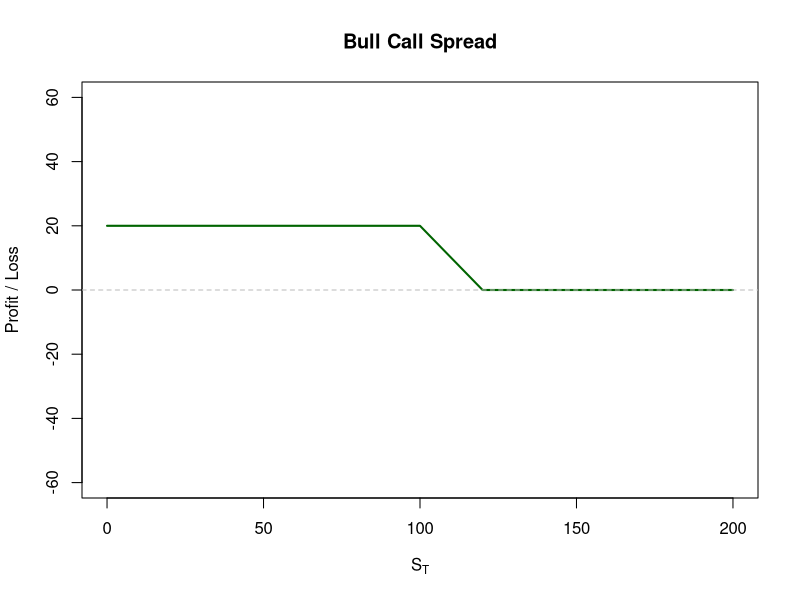
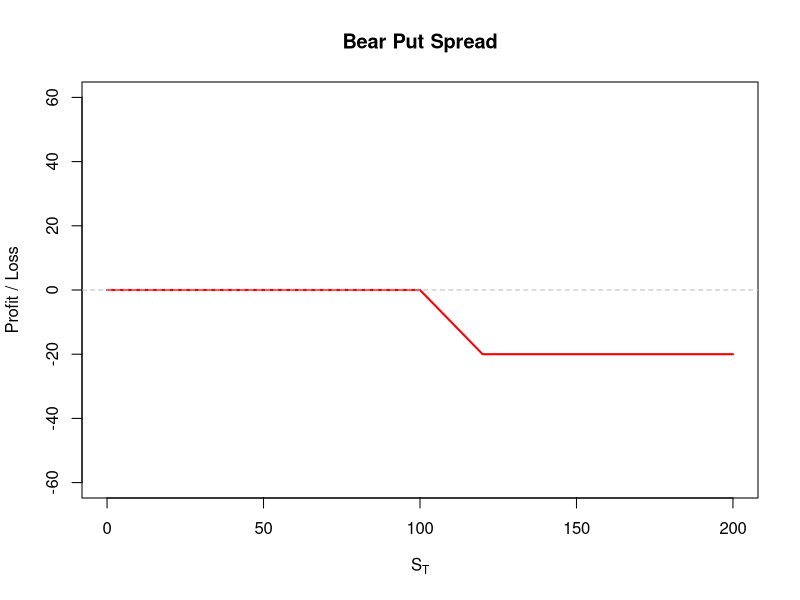
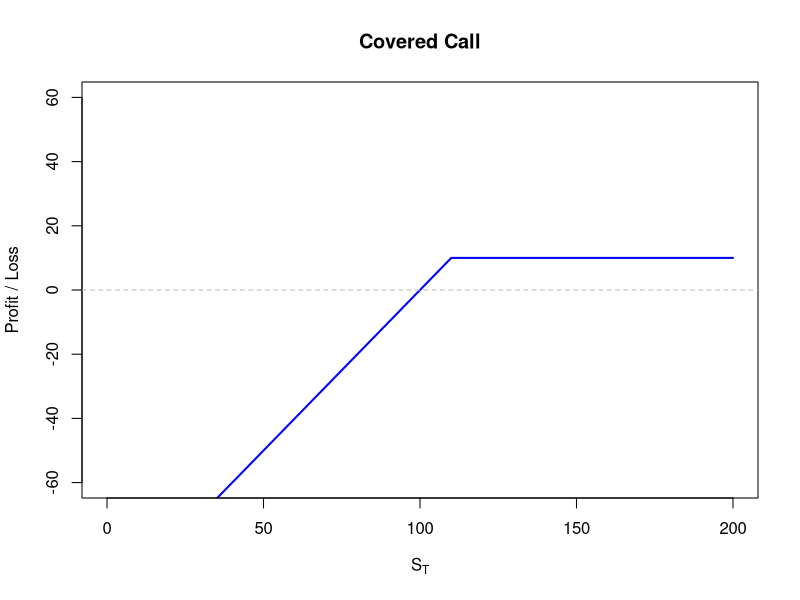
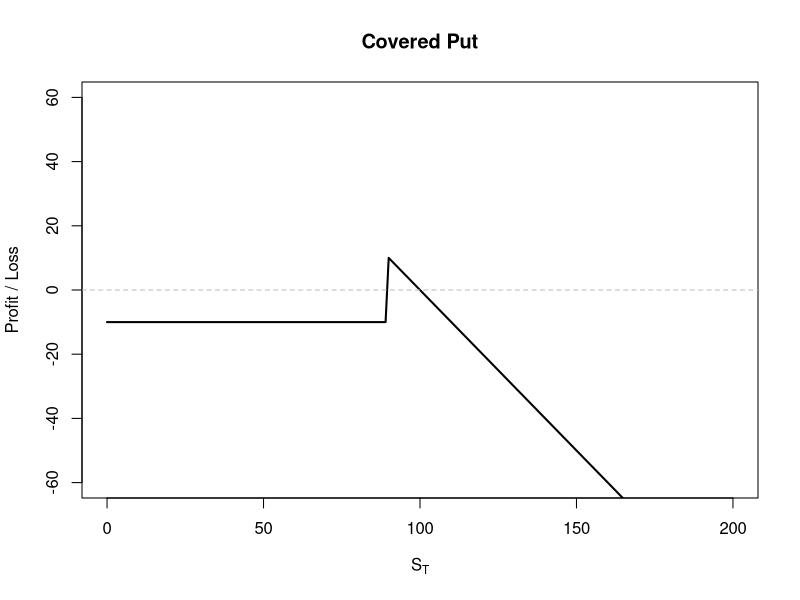
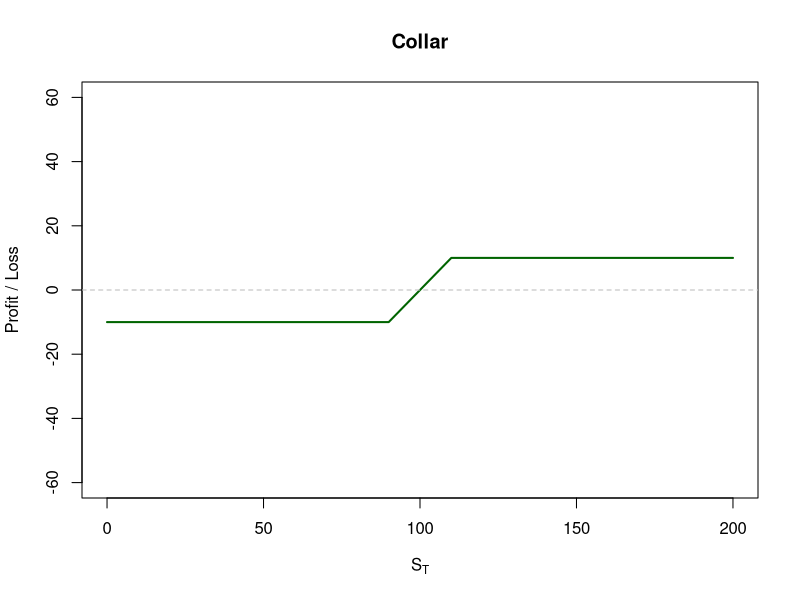
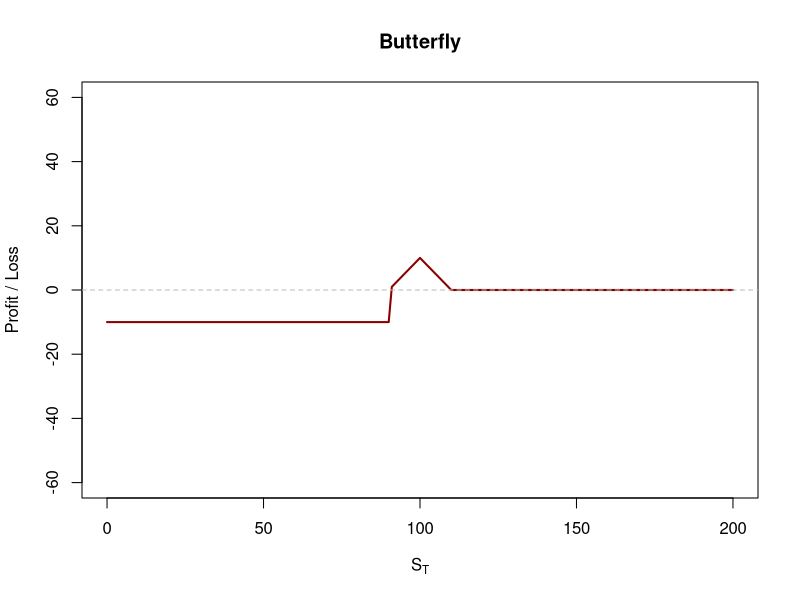
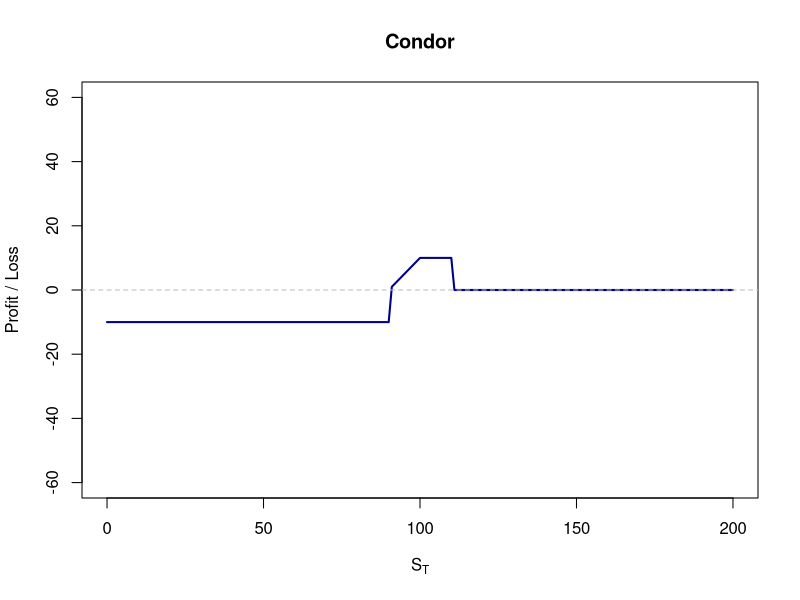
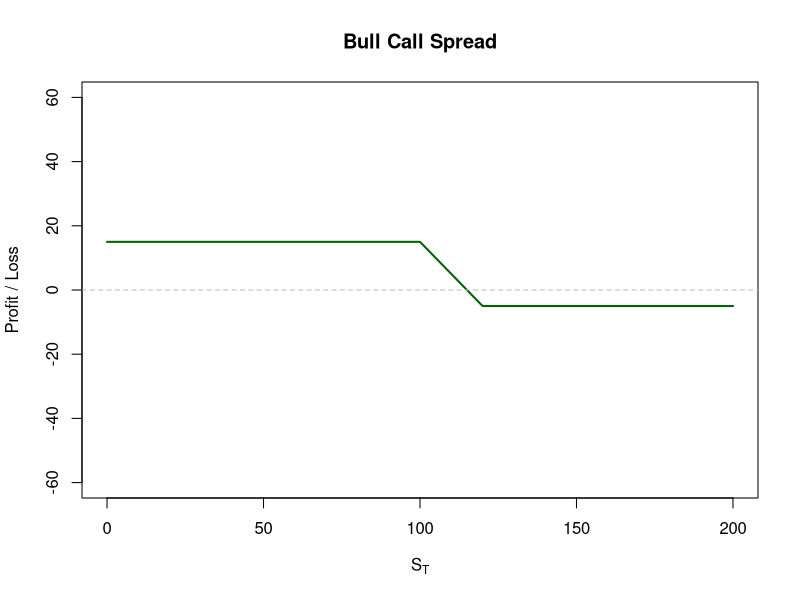

Write R code to recreate these figures, in order.
#1. b
#Bull Call Spread:
  S_T <- seq(0, 200, by = 1)
  S_0 <- 100
  K1 <- 100
  K2 <- 120
  PayOff <- numeric(length(S_T))
  for (i in 1:length(S_T)) {
    if (S_T[i] <= K1) {
      PayOff[i] <- K2-K1
    } else if (S_T[i] > K1 && S_T[i] < K2) {
      PayOff[i] <- K2 - S_T[i]
    }
    else {
      PayOff[i] <- 0
    }
  }
  
  do_plot <- function(main, color) {
    plot(S_T, PayOff, type = "l", lwd = 2, col = color,
        xlim = c(0,200),
        ylim = c(-60,60),
        xlab = expression(S[T]), 
        ylab = "Profit / Loss",
        main = main)
    abline(h = 0, col = "gray", lty = 2)
  }
  do_plot("Bull Call Spread","darkgreen")
  
#Bear Put Spread:
  for (i in 1:length(S_T)) {
    if (S_T[i] <= K1) {
      PayOff[i] <- 0
    } else if (S_T[i] > K1 && S_T[i] < K2) {
      PayOff[i] <- K1 - S_T[i]
    }
    else {
      PayOff[i] <- K1-K2
    }
  }
  do_plot("Bear Put Spread","red")

#Covered Call: 
  K <- 110
  for (i in 1:length(S_T)) {
    if (S_T[i] <= K) {
      PayOff[i] <- S_T[i]-S_0
    } else 
      PayOff[i] <- K - S_0
  }
  do_plot("Covered Call","blue")
  
#Covered Put:
  K <- 90
  for (i in 1:length(S_T)) {
    if (S_T[i] < K) {
      PayOff[i] <- K - S_0
    } else 
      PayOff[i] <- -(S_T[i]-S_0)
  }
    do_plot("Covered Put","black")
#Collar
  K1 <- 90
  K2 <- 110
  for (i in 1:length(S_T)) {
    if (S_T[i] <= K1) {
      PayOff[i] <- K1 - S_0
    } else if(S_T[i] > K1 && S_T[i] < K2){
      PayOff[i] <- S_T[i]-S_0
    } else if (S_T[i] >= K2)
      PayOff[i]  <- K2 - S_0
  }
    do_plot("Collar","darkgreen")

#Butterfly
    K1 <- 90
    K2 <- 100
    K3 <- 110
    for (i in 1:length(S_T)) {
    if (S_T[i] <= K1) {
      PayOff[i] <- K1 - S_0
    } else if(S_T[i] > K1 && S_T[i] <= K2){
      PayOff[i] <- S_T[i]-K1
    } else if (S_T[i] > K2 && S_T[i] <= K3){
      PayOff[i]<-K3-S_T[i]
    } else
      PayOff[i]  <- 0
    }
    do_plot("Butterfly","darkred")
    
# Condor
    K1 <- 90
    K2 <- 100
    K3 <- 110
    K4 <- 120
    
    for (i in 1:length(S_T)) {
    if (S_T[i] <= K1) {
      PayOff[i] <- K1 - S_0
    } else if(S_T[i] > K1 && S_T[i] <= K2){
      PayOff[i] <- S_T[i]-K1
    } else if (S_T[i] > K2 && S_T[i] <= K3){
      PayOff[i]<-K2-K1
    } else if (K3 < S_T[i] && S_T[i] <= K4){
      K4 - S_T[i]
    }
      else
      PayOff[i]  <- 0
    }
    do_plot("Condor","darkblue")

#1. d
#Bull Call Spread:
  premium <- 5
  S_T <- seq(0, 200, by = 1)
  S_0 <- 100
  K1 <- 100
  K2 <- 120
  PayOff <- numeric(length(S_T))
  for (i in 1:length(S_T)) {
    if (S_T[i] <= K1) {
      PayOff[i] <- K2-K1
    } else if (S_T[i] > K1 && S_T[i] < K2) {
      PayOff[i] <- K2 - S_T[i]
    }
    else {
      PayOff[i] <- 0
    }
  }
  
  do_plot <- function(main, color) {
    profit <- PayOff-premium
    plot(S_T, profit, type = "l", lwd = 2, col = color,
        xlim = c(0,200),
        ylim = c(-60,60),
        xlab = expression(S[T]), 
        ylab = "Profit / Loss",
        main = main)
    abline(h = 0, col = "gray", lty = 2)
  }
  do_plot("Bull Call Spread","darkgreen")
  
#Bear Put Spread:
  for (i in 1:length(S_T)) {
    if (S_T[i] <= K1) {
      PayOff[i] <- 0
    } else if (S_T[i] > K1 && S_T[i] < K2) {
      PayOff[i] <- K1 - S_T[i]
    }
    else {
      PayOff[i] <- K1-K2
    }
  }
  do_plot("Bear Put Spread","red")

#Covered Call: 
  K <- 110
  for (i in 1:length(S_T)) {
    if (S_T[i] <= K) {
      PayOff[i] <- S_T[i]-S_0
    } else 
      PayOff[i] <- K - S_0
  }
  do_plot("Covered Call","blue")
  
#Covered Put:
  K <- 90
  for (i in 1:length(S_T)) {
    if (S_T[i] < K) {
      PayOff[i] <- K - S_0
    } else 
      PayOff[i] <- -(S_T[i]-S_0)
  }
    do_plot("Covered Put","black")
#Collar
  K1 <- 90
  K2 <- 110
  for (i in 1:length(S_T)) {
    if (S_T[i] <= K1) {
      PayOff[i] <- K1 - S_0
    } else if(S_T[i] > K1 && S_T[i] < K2){
      PayOff[i] <- S_T[i]-S_0
    } else if (S_T[i] >= K2)
      PayOff[i]  <- K2 - S_0
  }
    do_plot("Collar","darkgreen")

#Butterfly
    K1 <- 90
    K2 <- 100
    K3 <- 110
    for (i in 1:length(S_T)) {
    if (S_T[i] <= K1) {
      PayOff[i] <- K1 - S_0
    } else if(S_T[i] > K1 && S_T[i] <= K2){
      PayOff[i] <- S_T[i]-K1
    } else if (S_T[i] > K2 && S_T[i] <= K3){
      PayOff[i]<-K3-S_T[i]
    } else
      PayOff[i]  <- 0
    }
    do_plot("Butterfly","darkred")
    
# Condor
    K1 <- 90
    K2 <- 100
    K3 <- 110
    K4 <- 120
    
    for (i in 1:length(S_T)) {
    if (S_T[i] <= K1) {
      PayOff[i] <- K1 - S_0
    } else if(S_T[i] > K1 && S_T[i] <= K2){
      PayOff[i] <- S_T[i]-K1
    } else if (S_T[i] > K2 && S_T[i] <= K3){
      PayOff[i]<-K2-K1
    } else if (K3 < S_T[i] && S_T[i] <= K4){
      K4 - S_T[i]
    }
      else
      PayOff[i]  <- 0
    }
    do_plot("Condor","darkblue")

#2
  C <- 3
  P <- 2
  K <- 58
  S0 <- 60
  t <- 0
  r <- 0.10
  T <- 1
  
  K_disc <- K * exp(-r * (T-t))
  right_side <- C + K_disc
  left_side <- P + S0
  diff<-abs(right_side-left_side)
  diff<-round(diff,2)
  print(list(left_side = left_side, right_side = right_side, diff=diff))

# NA
